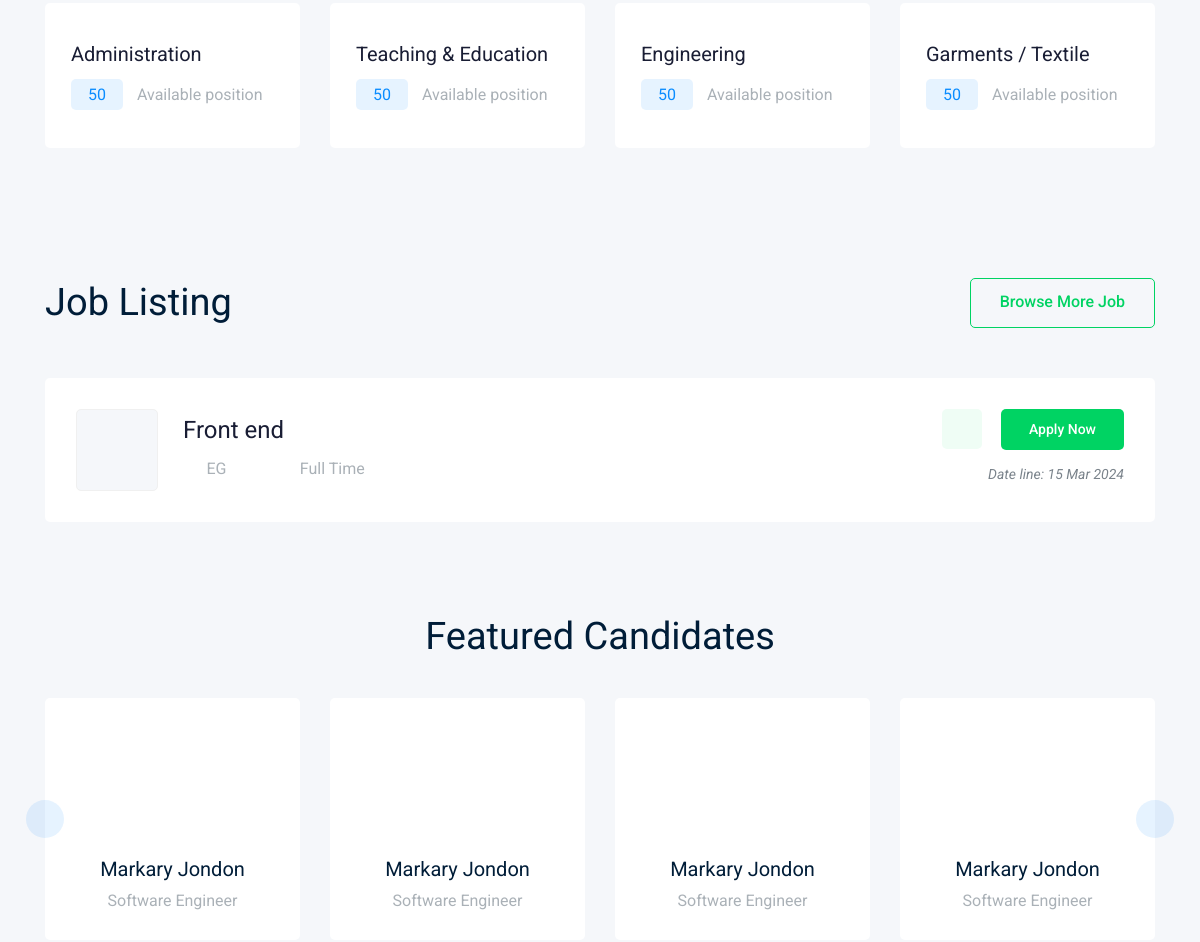
Before: / (middle part) with the older database file.
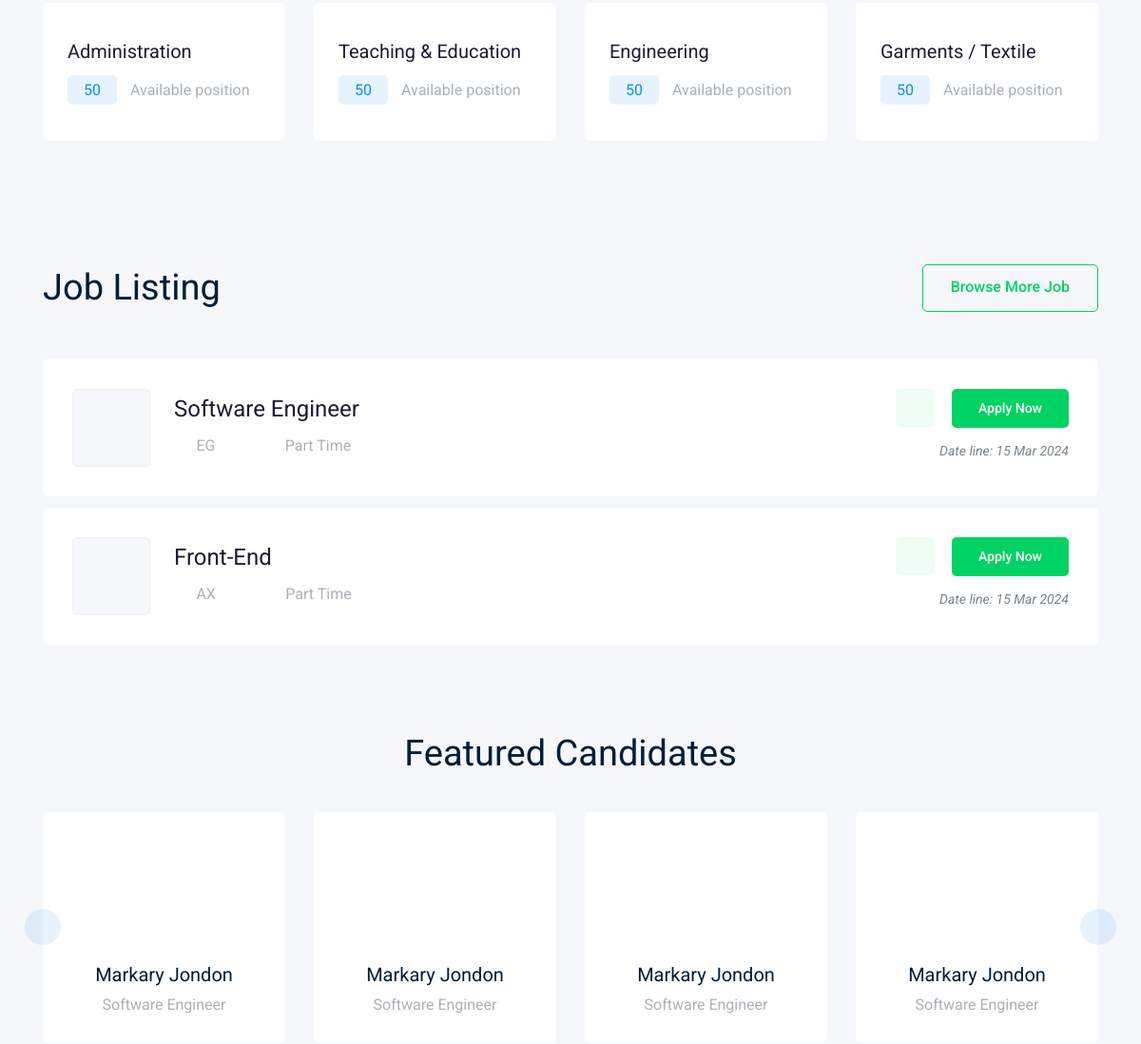
After: the same page with the newer database file.
### job/models.py (models this page shows, shortened)
class Job(models.Model):
    owner=models.ForeignKey(User,related_name='job_owner',on_delete=models.CASCADE)
    title=models.CharField(max_length=100)
    job_tybe=models.CharField(max_length=15,choices=JOB_TYPE)
    country = models.CharField(max_length=200,null=True, choices=CountryField().choices + [('', 'Select Country')])
    description=models.TextField(max_length=10000)
    responsibilities = models.TextField(max_length=10000)
    qualifications = models.TextField(max_length=10000)
    benefits = models.TextField(max_length=10000)
    published_at=models.DateTimeField(auto_now=True)
    Vacancy=models.IntegerField(default=1)
    salary=models.IntegerField(default=0)
    experince=models.IntegerField(default=1)
    category = models.ForeignKey('Category',on_delete=models.CASCADE)
    image=models.ImageField(upload_to=image_upload)
    slug=models.SlugField(blank=True,null=True)

### home/views.py (the view)
# urls.py: path('', views.home, name='home'),
def home(request):
    job_list = Job.objects.all()  # You can customize this query based on your requirements
    paginator = Paginator( job_list, 2)
    page_number = request.GET.get('page')
    job_list = paginator.get_page(page_number)
    context = {'job_list': job_list}
    return render(request, 'home/home.html', context)

### home/templates/home/home.html (shortened to what this page needs)
{% extends 'base.html' %}
{% load static %}
{%block body%}
    <div class="popular_catagory_area">
        <div class="container">
            <div class="row">
                <div class="col-lg-4 col-xl-3 col-md-6">
                    <div class="single_catagory">
                        <a href="{% url 'home:home_job_list' %}"><h4>Administration</h4></a>
                        <p> <span>50</span> Available position</p>
                    </div>
                </div>
                <div class="col-lg-4 col-xl-3 col-md-6">
                    <div class="single_catagory">
                        <a href="{% url 'home:home_job_list' %}"><h4>Teaching & Education</h4></a>
                        <p> <span>50</span> Available position</p>
                    </div>
                </div>
                <div class="col-lg-4 col-xl-3 col-md-6">
                    <div class="single_catagory">
                        <a href="{% url 'home:home_job_list' %}"><h4>Engineering</h4></a>
                        <p> <span>50</span> Available position</p>
                    </div>
                </div>
                <div class="col-lg-4 col-xl-3 col-md-6">
                    <div class="single_catagory">
                        <a href="{% url 'home:home_job_list' %}"><h4>Garments / Textile</h4></a>
                        <p> <span>50</span> Available position</p>
                    </div>
                </div>
            </div>
        </div>
    </div>
    <div class="job_listing_area">
        <div class="container">
            <div class="row align-items-center">
                <div class="col-lg-6">
                    <div class="section_title">
                        <h3>Job Listing</h3>
                    </div>
                </div>
                <div class="col-lg-6">
                    <div class="brouse_job text-right">
                        <a href="{% url 'home:home_job_list'%}" class="boxed-btn4">Browse More Job</a>
                    </div>
                </div>
            </div>
            <div class="job_lists">
                <div class="row">
                    {% for job in job_list %}
                    <div class="col-lg-12 col-md-12">
                        <div class="single_jobs white-bg d-flex justify-content-between">
                            <div class="jobs_left d-flex align-items-center">
                                <div class="thumb">
                                </div>
                                <div class="jobs_conetent">
                                    <a href="{% url 'home:home_job_details' job.slug %}"><h4>{{ job.title }}</h4></a>
                                    <div class="links_locat d-flex align-items-center">
                                        <div class="location">
                                            <p> <i class="fa fa-map-marker"></i> {{ job.country }}</p>
                                        </div>
                                        <div class="location">
                                            <p> <i class="fa fa-clock-o"></i> {{ job.job_tybe }}</p>
                                        </div>
                                    </div>
                                </div>
                            </div>
                            <div class="jobs_right">
                                <div class="apply_now">
                                    <a class="heart_mark" href="#"> <i class="ti-heart"></i> </a>
                                    <a href="{% url 'home:home_job_details' job.slug %}" class="boxed-btn3">Apply Now</a>
                                </div>
                                <div class="date">
                                    <p>Date line: {{ job.published_at|date:'d M o' }}</p>
                                </div>
                            </div>
                        </div>
                    </div>
                    {% endfor %}
                </div>
            </div>
                    </div>
                </div>
    <div class="featured_candidates_area">
        <div class="container">
            <div class="row">
                <div class="col-lg-12">
                    <div class="section_title text-center mb-40">
                        <h3>Featured Candidates</h3>
                    </div>
                </div>
            </div>
            <div class="row">
                <div class="col-lg-12">
                    <div class="candidate_active owl-carousel">
                        <div class="single_candidates text-center">
                            <div class="thumb">
                            </div>
                            <a href="#"><h4>Markary Jondon</h4></a>
                            <p>Software Engineer</p>
                        </div>
                        <div class="single_candidates text-center">
                            <div class="thumb">
                            </div>
                            <a href="#"><h4>Markary Jondon</h4></a>
                            <p>Software Engineer</p>
                        </div>
                        <div class="single_candidates text-center">
                            <div class="thumb">
                            </div>
                            <a href="#"><h4>Markary Jondon</h4></a>
                            <p>Software Engineer</p>
                        </div>
                        <div class="single_candidates text-center">
                            <div class="thumb">
                            </div>
                            <a href="#"><h4>Markary Jondon</h4></a>
                            <p>Software Engineer</p>
                        </div>
                    </div>
                </div>
            </div>
        </div>
    </div>
  {%endblock body%}

### templates/base.html (shortened to what this page needs)
{% load static %}
<!doctype html>
<html class="no-js" lang="zxx">
<head>
    <link rel="stylesheet" href="{% static 'css/bootstrap.min.css' %}">
    <link rel="stylesheet" href="{% static 'css/owl.carousel.min.css' %}">
    <link rel="stylesheet" href="{% static 'css/magnific-popup.css' %}">
    <link rel="stylesheet" href="{% static 'css/font-awesome.min.css' %}">
    <link rel="stylesheet" href="{% static 'css/themify-icons.css' %}">
    <link rel="stylesheet" href="{% static 'css/nice-select.css' %}">
    <link rel="stylesheet" href="{% static 'css/flaticon.css' %}">
    <link rel="stylesheet" href="{% static 'css/jquery-ui.css' %}">
    <link rel="stylesheet" href="{% static 'css/gijgo.css' %}">
    <link rel="stylesheet" href="{% static 'css/sstyle.css' %}">
    <link rel="stylesheet" href="{% static 'css/animate.min.css' %}">
    <link rel="stylesheet" href="{%static 'css/slicknav.css' %}">
</head>
<body>
     {% block body %}
    {% endblock body %}
</body>
</html>

Changed rows visible on the page:
removed Job: title "Front end", country "EG", job_tybe "Full Time", published_at "15 Mar 2024"
added Job: title "Software Engineer", country "EG", job_tybe "Part Time", published_at "15 Mar 2024"
added Job: title "Front-End", country "AX", job_tybe "Part Time", published_at "15 Mar 2024"
